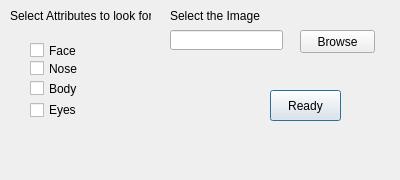
<?xml version="1.0" encoding="UTF-8"?>
<ui version="4.0">
 <class>Dialog</class>
 <widget class="QDialog" name="Dialog">
  <property name="geometry">
   <rect>
    <x>0</x>
    <y>0</y>
    <width>400</width>
    <height>180</height>
   </rect>
  </property>
  <property name="minimumSize">
   <size>
    <width>400</width>
    <height>180</height>
   </size>
  </property>
  <property name="maximumSize">
   <size>
    <width>400</width>
    <height>180</height>
   </size>
  </property>
  <property name="windowTitle">
   <string>Dialog</string>
  </property>
  <property name="autoFillBackground">
   <bool>false</bool>
  </property>
  <widget class="QCheckBox" name="face_Check">
   <property name="geometry">
    <rect>
     <x>30</x>
     <y>40</y>
     <width>71</width>
     <height>21</height>
    </rect>
   </property>
   <property name="text">
    <string>Face</string>
   </property>
   <property name="iconSize">
    <size>
     <width>20</width>
     <height>20</height>
    </size>
   </property>
  </widget>
  <widget class="QCheckBox" name="nose_check">
   <property name="geometry">
    <rect>
     <x>30</x>
     <y>60</y>
     <width>70</width>
     <height>17</height>
    </rect>
   </property>
   <property name="text">
    <string>Nose</string>
   </property>
   <property name="iconSize">
    <size>
     <width>20</width>
     <height>20</height>
    </size>
   </property>
  </widget>
  <widget class="QCheckBox" name="body_check">
   <property name="geometry">
    <rect>
     <x>30</x>
     <y>80</y>
     <width>70</width>
     <height>17</height>
    </rect>
   </property>
   <property name="text">
    <string>Body</string>
   </property>
   <property name="iconSize">
    <size>
     <width>20</width>
     <height>20</height>
    </size>
   </property>
  </widget>
  <widget class="QCheckBox" name="eyes_check">
   <property name="geometry">
    <rect>
     <x>30</x>
     <y>100</y>
     <width>70</width>
     <height>20</height>
    </rect>
   </property>
   <property name="text">
    <string>Eyes</string>
   </property>
   <property name="iconSize">
    <size>
     <width>20</width>
     <height>20</height>
    </size>
   </property>
  </widget>
  <widget class="QPushButton" name="imageButtonReady">
   <property name="geometry">
    <rect>
     <x>270</x>
     <y>90</y>
     <width>71</width>
     <height>31</height>
    </rect>
   </property>
   <property name="text">
    <string>Ready</string>
   </property>
  </widget>
  <widget class="QLabel" name="label">
   <property name="geometry">
    <rect>
     <x>170</x>
     <y>-10</y>
     <width>91</width>
     <height>51</height>
    </rect>
   </property>
   <property name="text">
    <string>Select the Image</string>
   </property>
  </widget>
  <widget class="QLabel" name="label_2">
   <property name="geometry">
    <rect>
     <x>10</x>
     <y>-10</y>
     <width>141</width>
     <height>51</height>
    </rect>
   </property>
   <property name="text">
    <string>Select Attributes to look for:</string>
   </property>
  </widget>
  <widget class="QPushButton" name="pushButton">
   <property name="geometry">
    <rect>
     <x>300</x>
     <y>30</y>
     <width>75</width>
     <height>23</height>
    </rect>
   </property>
   <property name="text">
    <string>Browse</string>
   </property>
  </widget>
  <widget class="QLineEdit" name="lineEdit">
   <property name="geometry">
    <rect>
     <x>170</x>
     <y>30</y>
     <width>113</width>
     <height>20</height>
    </rect>
   </property>
  </widget>
 </widget>
 <resources/>
 <connections/>
</ui>
